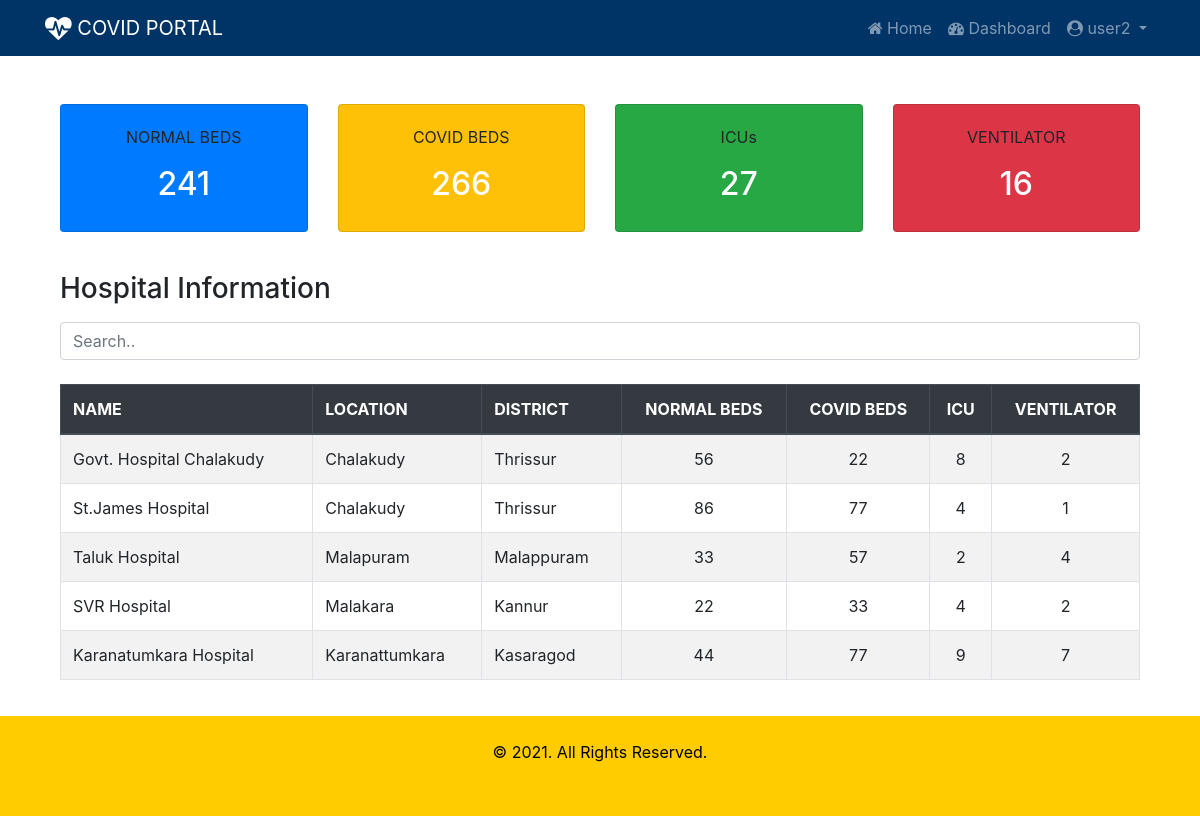
The app's page /beds/ (signed in) with its own data.
### beds/models.py (models this page shows, shortened)
class Hospital(models.Model):
    sc = (
    ('gov', 'Government'),
    ('prv', 'Private')
    )
    name = models.CharField(max_length=50)
    location = models.CharField(max_length=50)
    district = models.CharField(max_length=2, choices=dt)
    phone = models.CharField(max_length=12)
    sector = models.CharField(max_length=3, choices=sc)
    covid_beds = models.IntegerField()
    normal_beds = models.IntegerField()
    icu_beds = models.IntegerField()
    ventilator = models.IntegerField()
    user = models.OneToOneField(User, on_delete=models.CASCADE, blank=True, null=True)

### beds/views.py (the view)
# urls.py: path('', views.index, name='index'),
def index(request):
    normal_beds = Hospital.objects.aggregate(total=Sum('normal_beds'))
    covid_beds = Hospital.objects.aggregate(total=Sum('covid_beds'))
    icu = Hospital.objects.aggregate(total=Sum('icu_beds'))
    ventilator = Hospital.objects.aggregate(total=Sum('ventilator'))
    page = request.GET.get('page', 1)
    hospital_list = Hospital.objects.all()
    paginator = Paginator(hospital_list, 5)
    try:
        hospitals = paginator.page(page)
    except PageNotAnInteger:
        hospitals = paginator.page(1)
    except EmptyPage:
        hospitals = paginator.page(paginator.num_pages)
    context = {
        'normal_beds': normal_beds,
        'covid_beds': covid_beds,
        'icu': icu,
        'ventilator': ventilator,
        'hospitals': hospitals
    }
    return render(request, 'beds/summary.html', context)

### beds/templates/beds/summary.html (shortened to what this page needs)
{% extends 'beds/index.html' %}
{% block content %}
<div class="container mt-4 pt-4 pb-4">
  <div class="card-deck">
    <div class="card bg-primary">
      <div class="card-body text-center">
        <p class="card-text">NORMAL BEDS</p>
        <h2 class="text-white">{{ normal_beds.total }}</h2>
      </div>
    </div>
    <div class="card bg-warning">
      <div class="card-body text-center">
        <p class="card-text">COVID BEDS</p>
        <h2 class="text-white">{{ covid_beds.total }}</h2>
      </div>
    </div>
    <div class="card bg-success">
      <div class="card-body text-center">
        <p class="card-text">ICUs</p>
        <h2 class="text-white">{{ icu.total }}</h2>
      </div>
    </div>
    <div class="card bg-danger">
      <div class="card-body text-center">
        <p class="card-text">VENTILATOR</p>
        <h2 class="text-white">{{ ventilator.total }}</h2>
      </div>
    </div>
  </div>
</div>
<div class="container mt-3">
  <h3 class="mb-3">Hospital Information</h3>
  <input class="form-control" id="myInput" type="text" placeholder="Search..">
  <br>
  <table class="table table-bordered table-striped table-hover">
    <thead class="thead-dark">
      <tr>
        <th>NAME</th>
        <th>LOCATION</th>
        <th>DISTRICT</th>
        <th class="text-center">NORMAL BEDS</th>
        <th class="text-center">COVID BEDS</th>
        <th class="text-center">ICU</th>
        <th class="text-center">VENTILATOR</th>
      </tr>
    </thead>
    <tbody id="myTable">
      {% for hospital in hospitals %}
        <tr>
          <td>{{ hospital.name }}</td>
          <td>{{ hospital.location}}</td>
          <td>{{ hospital.get_district_display}}</td>
          <td class="text-center">{{ hospital.normal_beds}}</td>
          <td class="text-center">{{ hospital.covid_beds}}</td>
          <td class="text-center">{{ hospital.icu_beds}}</td>
          <td class="text-center">{{ hospital.ventilator}}</td>
        </tr>
      {% endfor %}
    </tbody>
  </table>
  <div style="height:120px;"></div>
</div>
{% endblock %}

### beds/templates/beds/index.html (shortened to what this page needs)
{% load static %}
<!DOCTYPE html>
<html lang="en">
<head>
  <link rel="stylesheet" href="https://cdnjs.cloudflare.com/ajax/libs/font-awesome/4.7.0/css/font-awesome.min.css">
  <link rel="stylesheet" href="https://maxcdn.bootstrapcdn.com/bootstrap/4.5.2/css/bootstrap.min.css">
  <link rel="stylesheet" href="{% static 'beds/css/style.css'%}">
</head>
<body>
<nav class="navbar navbar-expand-sm bg-navy navbar-dark">
  <div class="container">
    <a class="navbar-brand" href="#"><i class="fa fa-heartbeat fa-lg"></i> COVID PORTAL</a>
    {% if user.is_authenticated %}
      <ul class="navbar-nav">
        <li class="nav-item">
          <a class="nav-link" href="{% url 'index' %}"><i class="fa fa-home"></i> Home </a>
        </li>
        <li class="nav-item">
          <a class="nav-link" href="{% url 'dashboard' %}"><i class="fa fa-dashboard"></i> Dashboard </a>
        </li>
       <li class="nav-item dropdown">
         <a class="nav-link dropdown-toggle" href="#" id="navbardrop" data-toggle="dropdown">
           <i class="fa fa-user-circle"></i> {{ user.username }}
         </a>
       </li>
      </ul>
    {% endif %}
  </div>
</nav>
<div class="container">
  {% block content %}
  {% endblock %}
</div>
<footer class="footer" style="position:fixed; bottom:0; width:100%;">
  <div class="container-fluid p-4" >
    <p class="text-center"> &copy; 2021. All Rights Reserved.</p>
  </div>
</footer>
</body>
</html>

### beds/static/beds/css/style.css (style rules this page uses)
.bg-navy { background-color: #003366; color: white; }
.footer { background-color: #ffcc00; color: black; height: 100px; }

### records on screen
Hospital: name "Govt. Hospital Chalakudy", location "Chalakudy", district "Thrissur", normal_beds "56", covid_beds "22", icu_beds "8", ventilator "2"
Hospital: name "St.James Hospital", location "Chalakudy", district "Thrissur", normal_beds "86", covid_beds "77", icu_beds "4", ventilator "1"
Hospital: name "Taluk Hospital", location "Malapuram", district "Malappuram", normal_beds "33", covid_beds "57", icu_beds "2", ventilator "4"
Hospital: name "SVR Hospital", location "Malakara", district "Kannur", normal_beds "22", covid_beds "33", icu_beds "4", ventilator "2"
Hospital: name "Karanatumkara Hospital", location "Karanattumkara", district "Kasaragod", normal_beds "44", covid_beds "77", icu_beds "9", ventilator "7"

### other values on screen
{{ user.username }} "user2"
{{ normal_beds.total }} "241"
{{ covid_beds.total }} "266"
{{ icu.total }} "27"
{{ ventilator.total }} "16"
